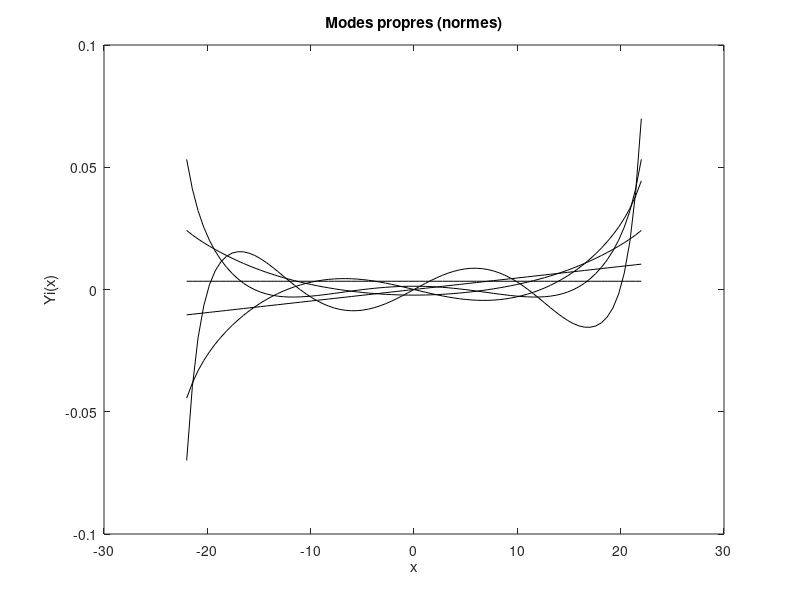

Reproduce this figure in MATLAB.
x=[-22,...
 -21.45,...
 -20.9,...
 -20.35,...
 -19.8,...
 -19.25,...
 -18.7,...
 -18.15,...
 -17.6,...
 -17.05,...
 -16.5,...
 -15.95,...
 -15.4,...
 -14.85,...
 -14.3,...
 -13.75,...
 -13.2,...
 -12.65,...
 -12.1,...
 -11.55,...
 -11,...
 -10.45,...
 -9.9,...
 -9.35,...
 -8.8,...
 -8.25,...
 -7.7,...
 -7.15,...
 -6.6,...
 -6.05,...
 -5.5,...
 -4.95,...
 -4.4,...
 -3.85,...
 -3.3,...
 -2.75,...
 -2.2,...
 -1.65,...
 -1.1,...
 -0.55,...
 1.594281e-14,...
 0.55,...
 1.1,...
 1.65,...
 2.2,...
 2.75,...
 3.3,...
 3.85,...
 4.4,...
 4.95,...
 5.5,...
 6.05,...
 6.6,...
 7.15,...
 7.7,...
 8.25,...
 8.8,...
 9.35,...
 9.9,...
 10.45,...
 11,...
 11.55,...
 12.1,...
 12.65,...
 13.2,...
 13.75,...
 14.3,...
 14.85,...
 15.4,...
 15.95,...
 16.5,...
 17.05,...
 17.6,...
 18.15,...
 18.7,...
 19.25,...
 19.8,...
 20.35,...
 20.9,...
 21.45,...
 22];

grafic=[[0.003375,...
 0.003375,...
 0.003375,...
 0.003375,...
 0.003375,...
 0.003375,...
 0.003375,...
 0.003375,...
 0.003375,...
 0.003375,...
 0.003375,...
 0.003375,...
 0.003375,...
 0.003375,...
 0.003375,...
 0.003375,...
 0.003375,...
 0.003375,...
 0.003375,...
 0.003375,...
 0.003375,...
 0.003375,...
 0.003375,...
 0.003375,...
 0.003375,...
 0.003375,...
 0.003375,...
 0.003375,...
 0.003375,...
 0.003375,...
 0.003375,...
 0.003375,...
 0.003375,...
 0.003375,...
 0.003375,...
 0.003375,...
 0.003375,...
 0.003375,...
 0.003375,...
 0.003375,...
 0.003375,...
 0.003375,...
 0.003375,...
 0.003375,...
 0.003375,...
 0.003375,...
 0.003375,...
 0.003375,...
 0.003375,...
 0.003375,...
 0.003375,...
 0.003375,...
 0.003375,...
 0.003375,...
 0.003375,...
 0.003375,...
 0.003375,...
 0.003375,...
 0.003375,...
 0.003375,...
 0.003375,...
 0.003375,...
 0.003375,...
 0.003375,...
 0.003375,...
 0.003375,...
 0.003375,...
 0.003375,...
 0.003375,...
 0.003375,...
 0.003375,...
 0.003375,...
 0.003375,...
 0.003375,...
 0.003375,...
 0.003375,...
 0.003375,...
 0.003375,...
 0.003375,...
 0.003375,...
 0.003375];
[-0.010379,...
 -0.01012,...
 -0.00986,...
 -0.009601,...
 -0.009341,...
 -0.009082,...
 -0.008822,...
 -0.008563,...
 -0.008303,...
 -0.008044,...
 -0.007784,...
 -0.007525,...
 -0.007265,...
 -0.007006,...
 -0.006746,...
 -0.006487,...
 -0.006227,...
 -0.005968,...
 -0.005708,...
 -0.005449,...
 -0.00519,...
 -0.00493,...
 -0.004671,...
 -0.004411,...
 -0.004152,...
 -0.003892,...
 -0.003633,...
 -0.003373,...
 -0.003114,...
 -0.002854,...
 -0.002595,...
 -0.002335,...
 -0.002076,...
 -0.001816,...
 -0.001557,...
 -0.001297,...
 -0.001038,...
 -0.000778,...
 -0.000519,...
 -0.000259,...
 7.480579e-18,...
 0.000259,...
 0.000519,...
 0.000778,...
 0.001038,...
 0.001297,...
 0.001557,...
 0.001816,...
 0.002076,...
 0.002335,...
 0.002595,...
 0.002854,...
 0.003114,...
 0.003373,...
 0.003633,...
 0.003892,...
 0.004152,...
 0.004411,...
 0.004671,...
 0.00493,...
 0.00519,...
 0.005449,...
 0.005708,...
 0.005968,...
 0.006227,...
 0.006487,...
 0.006746,...
 0.007006,...
 0.007265,...
 0.007525,...
 0.007784,...
 0.008044,...
 0.008303,...
 0.008563,...
 0.008822,...
 0.009082,...
 0.009341,...
 0.009601,...
 0.00986,...
 0.01012,...
 0.010379];
[0.024159,...
 0.022316,...
 0.020662,...
 0.019144,...
 0.017728,...
 0.016392,...
 0.015126,...
 0.013923,...
 0.012779,...
 0.011692,...
 0.010661,...
 0.009684,...
 0.008761,...
 0.007888,...
 0.007064,...
 0.006288,...
 0.005556,...
 0.004868,...
 0.00422,...
 0.003611,...
 0.003038,...
 0.0025,...
 0.001996,...
 0.001524,...
 0.001082,...
 0.000669,...
 0.000286,...
 -7.064755e-05,...
 -0.0004,...
 -0.000702,...
 -0.000978,...
 -0.001228,...
 -0.001452,...
 -0.00165,...
 -0.001822,...
 -0.001968,...
 -0.002087,...
 -0.00218,...
 -0.002247,...
 -0.002287,...
 -0.0023,...
 -0.002287,...
 -0.002247,...
 -0.00218,...
 -0.002087,...
 -0.001968,...
 -0.001822,...
 -0.00165,...
 -0.001452,...
 -0.001228,...
 -0.000978,...
 -0.000702,...
 -0.0004,...
 -7.064755e-05,...
 0.000286,...
 0.000669,...
 0.001082,...
 0.001524,...
 0.001996,...
 0.0025,...
 0.003038,...
 0.003611,...
 0.00422,...
 0.004868,...
 0.005556,...
 0.006288,...
 0.007064,...
 0.007888,...
 0.008761,...
 0.009684,...
 0.010661,...
 0.011692,...
 0.012779,...
 0.013923,...
 0.015126,...
 0.016392,...
 0.017728,...
 0.019144,...
 0.020662,...
 0.022316,...
 0.024159];
[-0.044456,...
 -0.038248,...
 -0.033243,...
 -0.029077,...
 -0.025509,...
 -0.022374,...
 -0.019567,...
 -0.017019,...
 -0.014688,...
 -0.012544,...
 -0.01057,...
 -0.008752,...
 -0.00708,...
 -0.005547,...
 -0.004143,...
 -0.002864,...
 -0.001703,...
 -0.000653,...
 0.000289,...
 0.001127,...
 0.001866,...
 0.002508,...
 0.003055,...
 0.003509,...
 0.003872,...
 0.004146,...
 0.004333,...
 0.004435,...
 0.004455,...
 0.004395,...
 0.00426,...
 0.004053,...
 0.003781,...
 0.003448,...
 0.00306,...
 0.002625,...
 0.00215,...
 0.001641,...
 0.001108,...
 0.000558,...
 1.023334e-15,...
 -0.000558,...
 -0.001108,...
 -0.001641,...
 -0.00215,...
 -0.002625,...
 -0.00306,...
 -0.003448,...
 -0.003781,...
 -0.004053,...
 -0.00426,...
 -0.004395,...
 -0.004455,...
 -0.004435,...
 -0.004333,...
 -0.004146,...
 -0.003872,...
 -0.003509,...
 -0.003055,...
 -0.002508,...
 -0.001866,...
 -0.001127,...
 -0.000289,...
 0.000653,...
 0.001703,...
 0.002864,...
 0.004143,...
 0.005547,...
 0.00708,...
 0.008752,...
 0.01057,...
 0.012544,...
 0.014688,...
 0.017019,...
 0.019567,...
 0.022374,...
 0.025509,...
 0.029077,...
 0.033243,...
 0.038248,...
 0.044456];
[0.053216,...
 0.041159,...
 0.032274,...
 0.025497,...
 0.020147,...
 0.015796,...
 0.01218,...
 0.009138,...
 0.006567,...
 0.004401,...
 0.002591,...
 0.001099,...
 -0.000109,...
 -0.001065,...
 -0.001801,...
 -0.002343,...
 -0.00272,...
 -0.002954,...
 -0.00307,...
 -0.003084,...
 -0.003016,...
 -0.002879,...
 -0.002687,...
 -0.002451,...
 -0.002181,...
 -0.001887,...
 -0.001576,...
 -0.001257,...
 -0.000937,...
 -0.000621,...
 -0.000315,...
 -2.54091e-05,...
 0.000244,...
 0.00049,...
 0.000709,...
 0.000898,...
 0.001055,...
 0.001179,...
 0.001268,...
 0.001322,...
 0.00134,...
 0.001322,...
 0.001268,...
 0.001179,...
 0.001055,...
 0.000898,...
 0.000709,...
 0.00049,...
 0.000244,...
 -2.54091e-05,...
 -0.000315,...
 -0.000621,...
 -0.000937,...
 -0.001257,...
 -0.001576,...
 -0.001887,...
 -0.002181,...
 -0.002451,...
 -0.002687,...
 -0.002879,...
 -0.003016,...
 -0.003084,...
 -0.00307,...
 -0.002954,...
 -0.00272,...
 -0.002343,...
 -0.001801,...
 -0.001065,...
 -0.000109,...
 0.001099,...
 0.002591,...
 0.004401,...
 0.006567,...
 0.009138,...
 0.01218,...
 0.015796,...
 0.020147,...
 0.025497,...
 0.032274,...
 0.041159,...
 0.053216];
[-0.069918,...
 -0.039726,...
 -0.019834,...
 -0.006743,...
 0.001879,...
 0.007553,...
 0.011248,...
 0.013569,...
 0.014894,...
 0.015456,...
 0.015409,...
 0.014862,...
 0.013903,...
 0.012609,...
 0.011055,...
 0.009311,...
 0.007443,...
 0.005515,...
 0.003583,...
 0.001697,...
 -0.000102,...
 -0.001778,...
 -0.003305,...
 -0.004662,...
 -0.005835,...
 -0.006812,...
 -0.007588,...
 -0.00816,...
 -0.008527,...
 -0.008691,...
 -0.008657,...
 -0.00843,...
 -0.00802,...
 -0.007438,...
 -0.006697,...
 -0.005813,...
 -0.004806,...
 -0.003697,...
 -0.002509,...
 -0.001268,...
 1.851302e-14,...
 0.001268,...
 0.002509,...
 0.003697,...
 0.004806,...
 0.005813,...
 0.006697,...
 0.007438,...
 0.00802,...
 0.00843,...
 0.008657,...
 0.008691,...
 0.008527,...
 0.00816,...
 0.007588,...
 0.006812,...
 0.005835,...
 0.004662,...
 0.003305,...
 0.001778,...
 0.000102,...
 -0.001697,...
 -0.003583,...
 -0.005515,...
 -0.007443,...
 -0.009311,...
 -0.011055,...
 -0.012609,...
 -0.013903,...
 -0.014862,...
 -0.015409,...
 -0.015456,...
 -0.014894,...
 -0.013569,...
 -0.011248,...
 -0.007553,...
 -0.001879,...
 0.006743,...
 0.019834,...
 0.039726,...
 0.069918];
];

yo=[0.003375,...
 -4.083536e-20,...
 -0.0023,...
 1.039558e-15,...
 0.00134,...
 1.847613e-14,...
 -0.000624];

np=80;
np2=50;
NPERIOD=2;
T=1;
F0=150000;
NMOD=5;

grafic=grafic'; x=x';
figure(1);
v=[-22,22,-0.04,0.04]; axis(v);
plot(x,grafic,'k');
title('Modes propres (normes)');
xlabel('x');
ylabel('Yi(x)');
